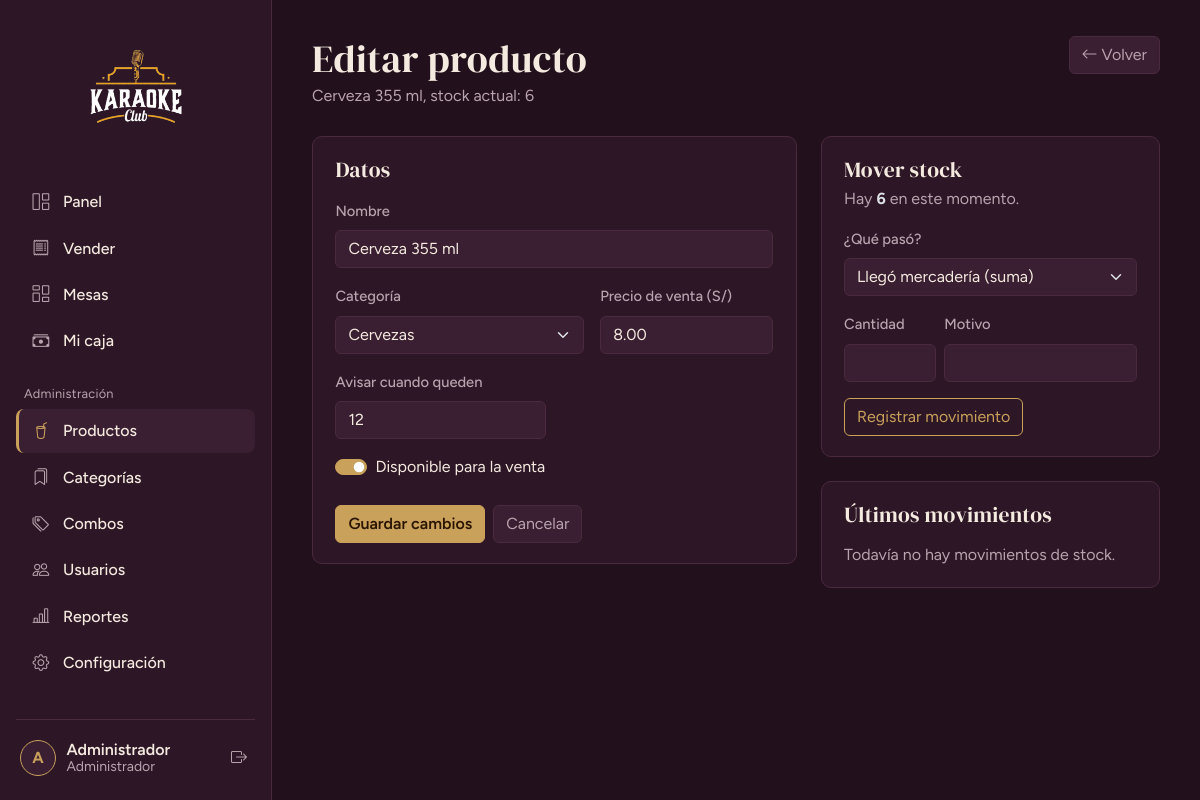
The page /productos/editar/1 (signed in) on the database its author committed.
### tables this page shows
CREATE TABLE IF NOT EXISTS usuarios (
  id          INT UNSIGNED PRIMARY KEY AUTO_INCREMENT,
  rol_id      TINYINT UNSIGNED NOT NULL,
  nombre      VARCHAR(100) NOT NULL,
  usuario     VARCHAR(50)  NOT NULL UNIQUE,
  password    VARCHAR(255) NOT NULL,
  telefono    VARCHAR(20)  NULL,
  estado      TINYINT(1) NOT NULL DEFAULT 1,
  ultimo_login DATETIME NULL,
  created_at  TIMESTAMP NOT NULL DEFAULT CURRENT_TIMESTAMP,
  CONSTRAINT fk_usuarios_rol FOREIGN KEY (rol_id) REFERENCES roles(id)
);

CREATE TABLE IF NOT EXISTS productos (
  id            INT UNSIGNED PRIMARY KEY AUTO_INCREMENT,
  categoria_id  INT UNSIGNED NOT NULL,
  nombre        VARCHAR(120) NOT NULL,
  precio        DECIMAL(10,2) NOT NULL,
  stock         INT NOT NULL DEFAULT 0,
  stock_minimo  INT NOT NULL DEFAULT 5,
  imagen        VARCHAR(255) NULL,
  estado        TINYINT(1) NOT NULL DEFAULT 1,
  created_at    TIMESTAMP NOT NULL DEFAULT CURRENT_TIMESTAMP,
  CONSTRAINT fk_productos_categoria FOREIGN KEY (categoria_id) REFERENCES categorias(id),
  INDEX idx_productos_nombre (nombre)
);

### app/core/Controller.php (called while the page is built, shortened)
<?php
abstract class Controller
{
    protected function view(string $view, array $data = [], string $layout = 'main'): void
    {
        extract($data, EXTR_SKIP);
        require APP_PATH . "/views/$view.php";
        $content = ob_get_clean();
        require APP_PATH . "/views/layouts/$layout.php";
    }
    protected function requireAuth(array $roles = []): void
    {
        Auth::refresh();
    }
    protected function idOr404(string $id): int
    {
        $n = (int) $id;
        return $n;
    }
}

### app/controllers/ProductosController.php (called while the page is built, shortened)
<?php
class ProductosController extends Controller
{
    public function __construct()
    {
        $this->requireAuth(['admin']);
    }
    public function editar(string $id = '0'): void
    {
        $id = $this->idOr404($id);
        $p  = Producto::buscar($id) ?? $this->noExiste();
        $categorias = Categoria::activas();
        $this->view('productos/form', [
            'title' => 'Editar producto', 'modo' => 'editar', 'p' => $p,
            'categorias' => $categorias, 'movimientos' => Producto::movimientos($id),
        ]);
    }
}

### app/core/Router.php (called while the page is built, shortened)
<?php
class Router
{
    public function dispatch(): void
    {
        try {
            $url   = trim((string) ($_GET['url'] ?? ''), '/');
            $parts = $url === '' ? [] : explode('/', $url);
            $c = strtolower($parts[0]);
            $m = $parts[1] ?? ($c === 'auth' ? 'login' : 'index');
            $params = array_slice($parts, 2);
            $obj = new $class();
            $ref = new ReflectionMethod($obj, $m);
            $ref->invokeArgs($obj, $params);
        } catch (AppException $e) {
            (new ErrorController())->show500($e->getMessage());
        } catch (Throwable $e) {
            error_log((string) $e);
            (new ErrorController())->show500(APP_ENV === 'development' ? $e->getMessage() : null);
        }
    }
}

### public/index.php (called while the page is built, shortened)
<?php
require APP_PATH . '/config/config.php';
spl_autoload_register(function (string $class): void {
    foreach (['core', 'controllers', 'models'] as $dir) {
        $file = APP_PATH . "/$dir/$class.php";
        if (is_file($file)) { require $file; return; }
    }
});
require APP_PATH . '/core/helpers.php';
(new Router())->dispatch();

### app/core/Database.php (called while the page is built, shortened)
<?php
class Database
{
    private static ?PDO $pdo = null;
    public static function pdo(): PDO
    {
        if (self::$pdo === null) {
            try {
                $dsn = 'mysql:host=' . DB_HOST . ';dbname=' . DB_NAME . ';charset=utf8mb4';
                self::$pdo = new PDO($dsn, DB_USER, DB_PASS, [
                    PDO::ATTR_ERRMODE            => PDO::ERRMODE_EXCEPTION,
                    PDO::ATTR_DEFAULT_FETCH_MODE => PDO::FETCH_ASSOC,
                    PDO::ATTR_EMULATE_PREPARES   => false,
                ]);
                self::$pdo->exec("SET time_zone = '-05:00'");
            } catch (PDOException $e) {
                error_log('DB connect: ' . $e->getMessage());
                throw new AppException('No se pudo conectar a la base de datos. Revisa que MySQL esté encendido en XAMPP y que hayas importado database/karaoke_club.sql.');
            }
        }
        return self::$pdo;
    }
    public static function all(string $sql, array $params = []): array
    {
        $st = self::pdo()->prepare($sql);
        $st->execute($params);
        return $st->fetchAll();
    }
    public static function one(string $sql, array $params = []): ?array
    {
        $st = self::pdo()->prepare($sql);
        $st->execute($params);
        $row = $st->fetch();
        return $row === false ? null : $row;
    }
}

### app/models/Producto.php (called while the page is built, shortened)
<?php
class Producto
{
    public static function buscar(int $id): ?array
    {
        return Database::one('SELECT p.*, c.nombre AS categoria FROM productos p JOIN categorias c ON c.id = p.categoria_id WHERE p.id = ?', [$id]);
    }
}

### app/core/helpers.php (called while the page is built, shortened)
<?php
function e(mixed $v): string { return htmlspecialchars((string) $v, ENT_QUOTES | ENT_SUBSTITUTE, 'UTF-8'); }
function url(string $path = ''): string { return BASE_URL . '/' . ltrim($path, '/'); }
function asset(string $path): string
{
    $file = ROOT_PATH . '/public/' . ltrim($path, '/');
    return url($path) . '?v=' . (is_file($file) ? filemtime($file) : 1);
}
function old(string $key, string $default = ''): string { return e($GLOBALS['_old'][$key] ?? $default); }
function sel(mixed $a, mixed $b): string { return (string) $a === (string) $b ? ' selected' : ''; }

### app/models/Categoria.php (called while the page is built, shortened)
<?php
class Categoria
{
    public static function activas(): array
    {
        return Database::all('SELECT id, nombre FROM categorias WHERE estado = 1 ORDER BY nombre');
    }
}

### app/models/Config.php (called while the page is built, shortened)
<?php
class Config
{
    private static ?array $cache = null;
    public static function get(string $clave, string $default = ''): string
    {
        if (self::$cache === null) {
            try {
                self::$cache = array_column(Database::all('SELECT clave, valor FROM configuracion'), 'valor', 'clave');
            } catch (Throwable $e) {
                self::$cache = [];
            }
        }
        return self::$cache[$clave] ?? $default;
    }
}

### app/config/menu.php (called while the page is built)
<?php
return [
  ['grupo' => '', 'items' => [
    ['label' => 'Panel',            'icon' => 'bi-grid-1x2',      'route' => 'dashboard', 'roles' => ['admin','cajero']],
    ['label' => 'Vender',           'icon' => 'bi-receipt',       'route' => 'ventas',    'roles' => ['admin','cajero']],
    ['label' => 'Mesas',            'icon' => 'bi-columns-gap',   'route' => 'mesas',     'roles' => ['admin','cajero']],
    ['label' => 'Mi caja',          'icon' => 'bi-cash-stack',    'route' => 'caja',      'roles' => ['admin','cajero']],
  ]],
  ['grupo' => 'Administración', 'items' => [
    ['label' => 'Productos',        'icon' => 'bi-cup-straw',     'route' => 'productos', 'roles' => ['admin']],
    ['label' => 'Categorías',       'icon' => 'bi-bookmarks',     'route' => 'categorias','roles' => ['admin']],
    ['label' => 'Combos',           'icon' => 'bi-tags',          'route' => 'combos',    'roles' => ['admin']],
    ['label' => 'Usuarios',         'icon' => 'bi-people',        'route' => 'usuarios',  'roles' => ['admin']],
    ['label' => 'Reportes',         'icon' => 'bi-bar-chart-line','route' => 'reportes',  'roles' => ['admin']],
    ['label' => 'Configuración',    'icon' => 'bi-gear',          'route' => 'configuracion', 'roles' => ['admin']],
  ]],
];

### app/core/Auth.php (called while the page is built, shortened)
<?php
class Auth
{
    public static function user(): ?array { return $_SESSION['user'] ?? null; }
    public static function id(): int { return (int) ($_SESSION['user']['id'] ?? 0); }
    public static function role(): string { return (string) ($_SESSION['user']['rol'] ?? ''); }
    public static function is(string ...$roles): bool { return in_array(self::role(), $roles, true); }
    public static function refresh(): void
    {
        $u = Usuario::buscarPorId(self::id());
    }
}

### app/models/Usuario.php (called while the page is built, shortened)
<?php
class Usuario
{
    public static function buscarPorId(int $id): ?array
    {
        return Database::one(
            'SELECT u.*, r.nombre AS rol FROM usuarios u JOIN roles r ON r.id = u.rol_id WHERE u.id = ? LIMIT 1',
            [$id]
        );
    }
}

### app/views/productos/form.php (the view, shortened to what this page needs)
<?php
$editar  = $modo === 'editar';
$accion  = $editar ? 'productos/actualizar/' . (int) $p['id'] : 'productos/guardar';
$catSel  = $GLOBALS['_old']['categoria_id'] ?? ($p['categoria_id'] ?? '');
$enVenta = $editar ? (int) $p['estado'] === 1 : (empty($GLOBALS['_old']) || isset($GLOBALS['_old']['estado']));
?>
<header class="page-head page-head--actions">
  <div>
    <h1><?= $editar ? 'Editar producto' : 'Nuevo producto' ?></h1>
    <?php if ($editar): ?><p><?= e($p['nombre']) ?>, stock actual: <?= (int) $p['stock'] ?></p><?php endif; ?>
  </div>
  <a class="btn btn-outline-field" href="<?= url('productos') ?>"><i class="bi bi-arrow-left"></i> Volver</a>
</header>
<div class="row g-4">
  <div class="col-lg-7">
    <section class="panel">
      <h2 class="panel__title mb-3">Datos</h2>
      <form method="post" action="<?= url($accion) ?>" autocomplete="off">
        <div class="row g-3">
          <div class="col-12">
            <label class="form-label" for="nombre">Nombre</label>
            <input class="form-control" id="nombre" name="nombre" maxlength="120" required value="<?= old('nombre', $p['nombre'] ?? '') ?>">
          </div>
          <div class="col-md-7">
            <label class="form-label" for="categoria_id">Categoría</label>
            <select class="form-select" id="categoria_id" name="categoria_id" required>
              <?php foreach ($categorias as $c): ?><option value="<?= (int) $c['id'] ?>"<?= sel($catSel, $c['id']) ?>><?= e($c['nombre']) ?></option><?php endforeach; ?>
            </select>
          </div>
          <div class="col-md-5">
            <label class="form-label" for="precio">Precio de venta (S/)</label>
            <input class="form-control" id="precio" name="precio" inputmode="decimal" required placeholder="0.00" value="<?= old('precio', isset($p['precio']) ? number_format((float) $p['precio'], 2, '.', '') : '') ?>">
          </div>
          <div class="col-md-6">
            <label class="form-label" for="stock_minimo">Avisar cuando queden</label>
            <input class="form-control" id="stock_minimo" name="stock_minimo" inputmode="numeric" value="<?= old('stock_minimo', (string) ($p['stock_minimo'] ?? '5')) ?>">
          </div>
          <div class="col-12">
            <div class="form-check form-switch">
              <input class="form-check-input" type="checkbox" role="switch" id="estado" name="estado" value="1"<?= $enVenta ? ' checked' : '' ?>>
              <label class="form-check-label" for="estado">Disponible para la venta</label>
            </div>
          </div>
        </div>
        <div class="mt-4 d-flex gap-2">
          <button class="btn btn-brass" type="submit"><?= $editar ? 'Guardar cambios' : 'Crear producto' ?></button>
          <a class="btn btn-outline-field" href="<?= url('productos') ?>">Cancelar</a>
        </div>
      </form>
    </section>
  </div>
  <?php if ($editar): ?>
  <div class="col-lg-5">
    <section class="panel mb-4" id="stock">
      <h2 class="panel__title mb-1">Mover stock</h2>
      <p class="text-secondary">Hay <strong class="text-body"><?= (int) $p['stock'] ?></strong> en este momento.</p>
      <form method="post" action="<?= url('productos/stock/' . (int) $p['id']) ?>" autocomplete="off">
        <div class="mb-3">
          <label class="form-label" for="tipo">¿Qué pasó?</label>
          <select class="form-select" id="tipo" name="tipo" required>
            <option value="entrada">Llegó mercadería (suma)</option>
          </select>
        </div>
        <div class="row g-2 mb-3">
          <div class="col-4">
            <label class="form-label" for="cantidad">Cantidad</label>
            <input class="form-control" id="cantidad" name="cantidad" inputmode="numeric" required>
          </div>
          <div class="col-8">
            <label class="form-label" for="motivo">Motivo</label>
            <input class="form-control" id="motivo" name="motivo" maxlength="150">
          </div>
        </div>
        <button class="btn btn-outline-brass" type="submit">Registrar movimiento</button>
      </form>
    </section>
    <section class="panel">
      <h2 class="panel__title mb-3">Últimos movimientos</h2>
      <?php if (!$movimientos): ?>
        <p class="empty mb-0">Todavía no hay movimientos de stock.</p>
      <?php endif; ?>
    </section>
  </div>
  <?php endif; ?>
</div>

### app/views/layouts/main.php (shortened to what this page needs)
<?php
$menu  = require APP_PATH . '/config/menu.php';
$user  = Auth::user();
$local = Config::get('nombre_local', 'Karaoke Club');
$inicial = mb_strtoupper(mb_substr($user['nombre'] ?? '?', 0, 1));
?>
<!doctype html>
<html lang="es" data-bs-theme="dark">
<head>
  <?php include APP_PATH . '/views/layouts/_head.php'; ?>
</head>
<body>
<div class="shell">
  <aside class="sidebar offcanvas-lg offcanvas-start" tabindex="-1" id="sidebar" aria-label="Menú principal">
    <div class="sidebar__brand">
      <img class="brand-logo brand-logo--sidebar" src="<?= asset('assets/logo.png') ?>" alt="<?= e($local) ?>">
    </div>
    <nav class="sidebar__nav">
      <?php foreach ($menu as $grupo):
          $items = array_filter($grupo['items'], fn($i) => in_array(Auth::role(), $i['roles'], true));
          if (!$items) continue; ?>
        <?php if ($grupo['grupo'] !== ''): ?><p class="nav-group"><?= e($grupo['grupo']) ?></p><?php endif; ?>
        <?php foreach ($items as $i):
            $activo = Router::$controller === $i['route']; ?>
          <a class="nav-item-link<?= $activo ? ' is-active' : '' ?>" href="<?= url($i['route']) ?>"<?= $activo ? ' aria-current="page"' : '' ?>>
            <i class="bi <?= e($i['icon']) ?>"></i><span><?= e($i['label']) ?></span>
          </a>
        <?php endforeach; ?>
      <?php endforeach; ?>
    </nav>
    <div class="sidebar__user">
      <a class="user-chip" href="<?= url('perfil') ?>" title="Mi perfil">
        <span class="avatar"><?= e($inicial) ?></span>
        <span class="user-chip__text">
          <strong><?= e($user['nombre']) ?></strong>
          <small><?= Auth::is('admin') ? 'Administrador' : 'Cajero' ?></small>
        </span>
      </a>
      <form method="post" action="<?= url('auth/logout') ?>" data-confirm="¿Cerrar sesión?" data-confirm-button="Sí, salir">
        <button class="btn btn-icon" type="submit" title="Cerrar sesión" aria-label="Cerrar sesión"><i class="bi bi-box-arrow-right"></i></button>
      </form>
    </div>
  </aside>
  <main class="content">
    <?= $content ?>
  </main>
</div>
</body>
</html>

### rows shown on the page
usuarios: nombre "A", nombre "Administrador"
productos: nombre "Cerveza 355 ml", stock "6", precio "8.00", stock_minimo "12", estado "☑"

### other values the page prints
$i['label'] "Panel"
$i['label'] "Vender"
$i['label'] "Mesas"
$i['label'] "Mi caja"
$grupo['grupo'] "Administración"
$i['label'] "Productos"
$i['label'] "Categorías"
$i['label'] "Combos"
$i['label'] "Usuarios"
$i['label'] "Reportes"
$i['label'] "Configuración"
form field categoria_id "Cervezas"
